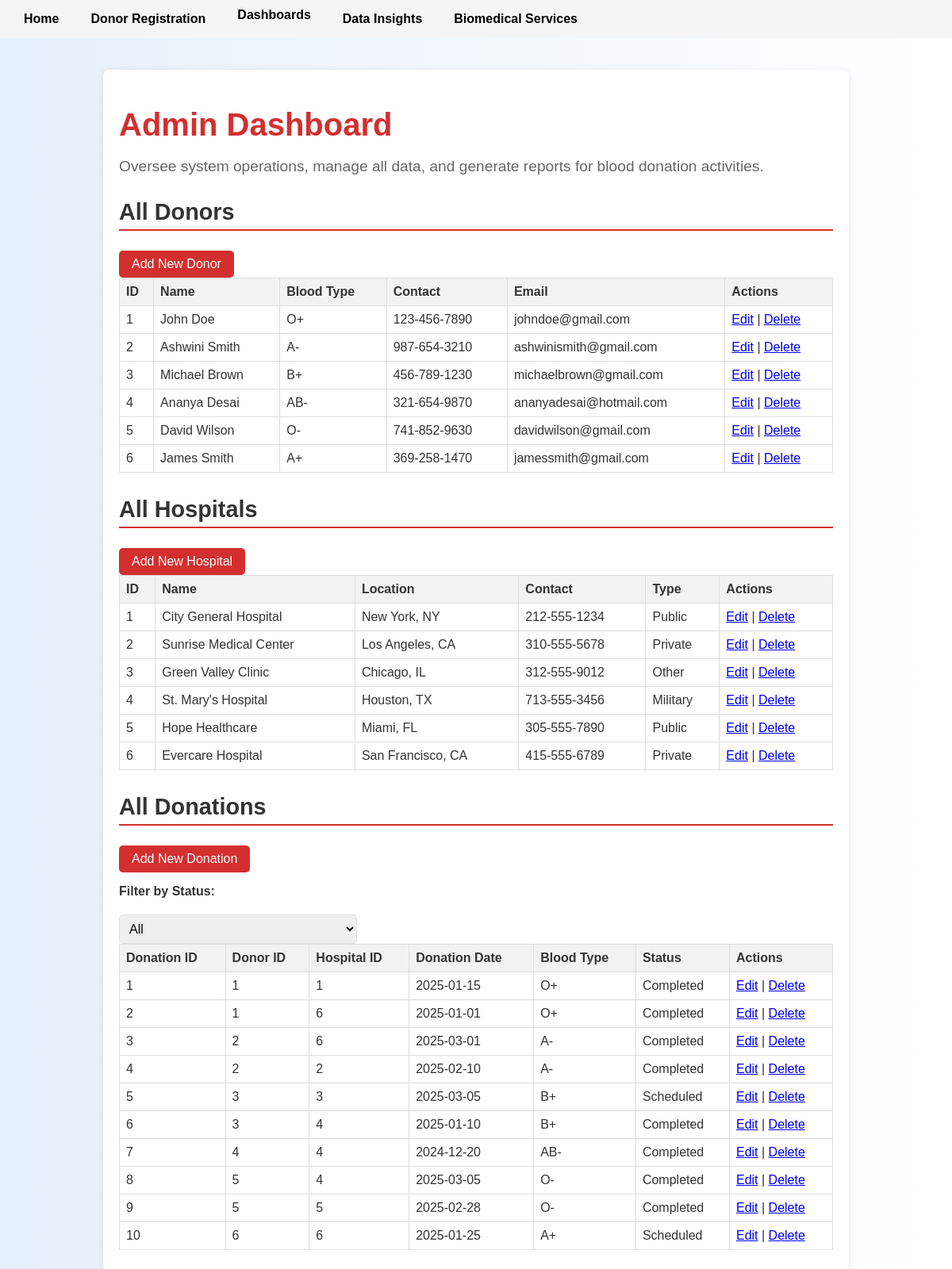
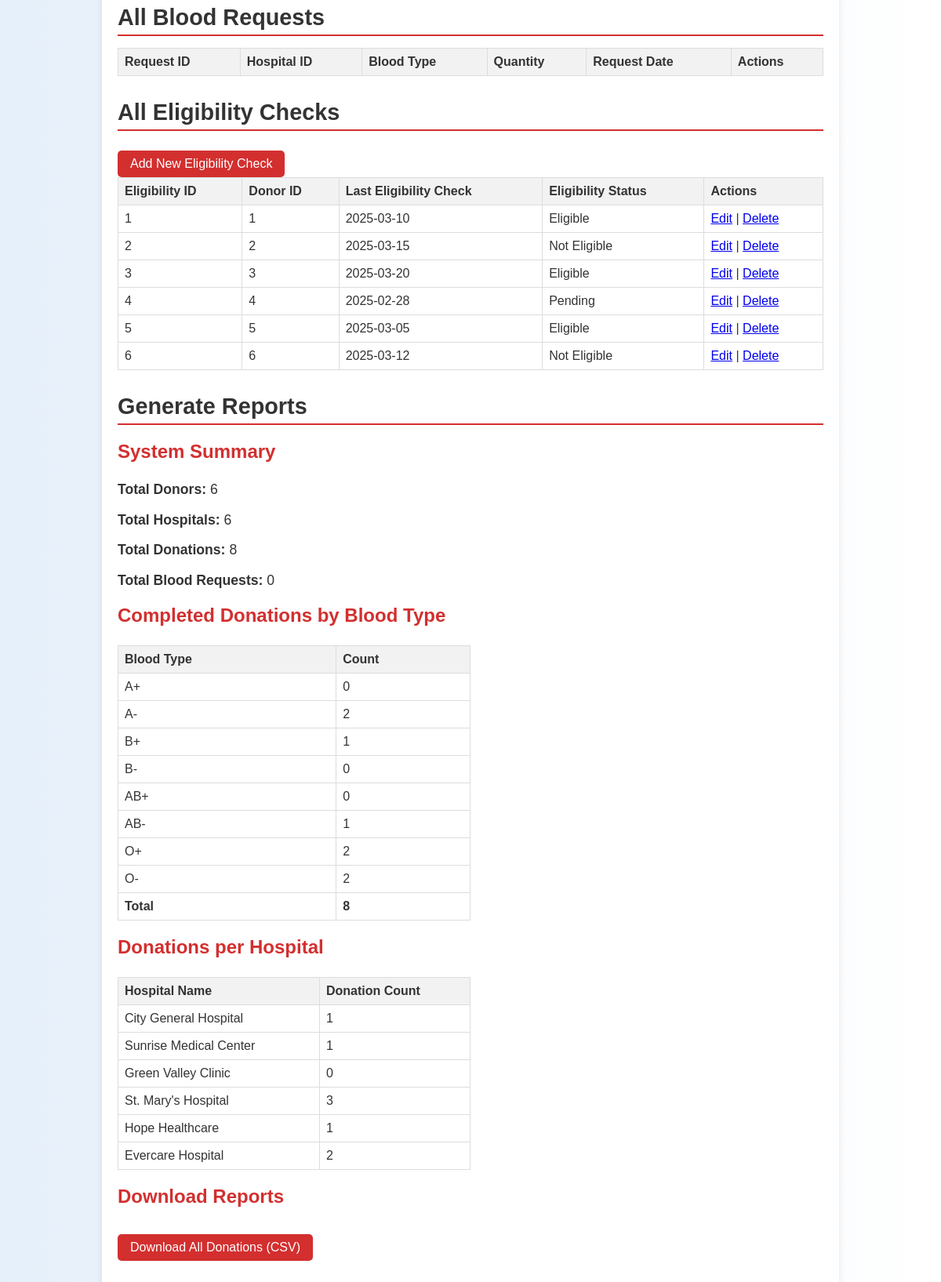
The page /admin on the database its author committed (2 pictures, top to bottom).
### tables this page shows
CREATE TABLE Donors (
    DonorID INTEGER PRIMARY KEY AUTOINCREMENT,
    Name TEXT NOT NULL,
    DateOfBirth DATE NOT NULL,
    BloodType TEXT NOT NULL CHECK (BloodType IN ('A+', 'A-', 'B+', 'B-', 'AB+', 'AB-', 'O+', 'O-')),
    ContactInfo TEXT NOT NULL,
    Email TEXT UNIQUE NOT NULL,
    LastDonationDate DATE
);

CREATE TABLE Hospitals (
    HospitalID INTEGER PRIMARY KEY AUTOINCREMENT,
    Name TEXT NOT NULL,
    Location TEXT NOT NULL,
    ContactInfo TEXT NOT NULL,
    HospitalType TEXT NOT NULL CHECK (HospitalType IN ('Public', 'Private', 'Military', 'Other'))
);

CREATE TABLE Donations (
    DonationID INTEGER PRIMARY KEY AUTOINCREMENT,
    DonorID INTEGER NOT NULL,
    HospitalID INTEGER NOT NULL,
    DonationDate DATE NOT NULL,
    BloodType TEXT NOT NULL,
    Status TEXT NOT NULL CHECK (Status IN ('Completed', 'Scheduled')),
    FOREIGN KEY (DonorID) REFERENCES Donors(DonorID) ON DELETE CASCADE,
    FOREIGN KEY (HospitalID) REFERENCES Hospitals(HospitalID) ON DELETE CASCADE
);

CREATE TABLE DonationEligibility (
    EligibilityID INTEGER PRIMARY KEY AUTOINCREMENT,
    DonorID INTEGER NOT NULL,
    LastEligibilityCheck DATE NOT NULL,
    EligibilityStatus TEXT NOT NULL CHECK (EligibilityStatus IN ('Eligible', 'Not Eligible', 'Pending')),
    FOREIGN KEY (DonorID) REFERENCES Donors(DonorID) ON DELETE CASCADE
);

### app.py (the view)
@app.route('/admin')
def admin_dashboard():
    conn = get_db()
    donors = conn.execute('SELECT * FROM Donors').fetchall()
    hospitals = conn.execute('SELECT * FROM Hospitals').fetchall()
    blood_requests = conn.execute('SELECT * FROM BloodRequests').fetchall()
    donation_eligibility = conn.execute('SELECT * FROM DonationEligibility').fetchall()
    status_filter = request.args.get('status_filter', 'all')
    if status_filter == 'all':
        donations = conn.execute('SELECT * FROM Donations').fetchall()
    else:
        donations = conn.execute('SELECT * FROM Donations WHERE Status = ?', (status_filter,)).fetchall()
    summary = {
        'total_donors': len(donors),
        'total_hospitals': len(hospitals),
        'total_donations': conn.execute("SELECT COUNT(*) FROM Donations WHERE Status = 'Completed'").fetchone()[0],
        'total_blood_requests': len(blood_requests)
    }
    donors_by_blood_type = conn.execute('''
        SELECT Donors.BloodType, COUNT(Donations.DonationID) as Count
        FROM Donors
        JOIN Donations ON Donors.DonorID = Donations.DonorID
        WHERE Donations.Status = 'Completed'
        GROUP BY Donors.BloodType
    ''').fetchall()
    donors_by_blood_type = defaultdict(int, [(row['BloodType'], row['Count']) for row in donors_by_blood_type])
    donations_per_hospital = conn.execute('''
        SELECT Hospitals.Name, COUNT(Donations.DonationID) as DonationCount
        FROM Hospitals
        LEFT JOIN Donations ON Hospitals.HospitalID = Donations.HospitalID AND Donations.Status = 'Completed'
        GROUP BY Hospitals.HospitalID, Hospitals.Name
    ''').fetchall()
    return render_template('admin_dashboard.html', donors=donors, hospitals=hospitals,
                          donations=donations, blood_requests=blood_requests,
                          donation_eligibility=donation_eligibility,
                          summary=summary, donors_by_blood_type=donors_by_blood_type,
                          donations_per_hospital=donations_per_hospital, status_filter=status_filter)

### app.py (called while the page is built)
def get_db():
    conn = sqlite3.connect('database.db')
    conn.row_factory = sqlite3.Row
    return conn

### templates/admin_dashboard.html (shortened to what this page needs)
{% extends "layout.html" %}
{% block content %}
<div class="container">
    <h1>Admin Dashboard</h1>
    <p class="subtitle">Oversee system operations, manage all data, and generate reports for blood donation activities.</p>
    <section class="all-donors">
        <h2>All Donors</h2>
        <a href="{{ url_for('add_donor') }}" class="btn">Add New Donor</a>
        <table>
            <tr>
                <th>ID</th>
                <th>Name</th>
                <th>Blood Type</th>
                <th>Contact</th>
                <th>Email</th>
                <th>Actions</th>
            </tr>
            {% for donor in donors %}
            <tr>
                <td>{{ donor['DonorID'] }}</td>
                <td>{{ donor['Name'] }}</td>
                <td>{{ donor['BloodType'] }}</td>
                <td>{{ donor['ContactInfo'] }}</td>
                <td>{{ donor['Email'] }}</td>
                <td>
                    <a href="{{ url_for('edit_donor', id=donor['DonorID']) }}">Edit</a> |
                    <a href="{{ url_for('delete_donor', id=donor['DonorID']) }}"
                       onclick="return confirm('Do you confirm the deletion of this donor entry? This action cannot be undone.')">Delete</a>
                </td>
            </tr>
            {% endfor %}
        </table>
    </section>
    <section class="all-hospitals">
        <h2>All Hospitals</h2>
        <a href="{{ url_for('add_hospital') }}" class="btn">Add New Hospital</a>
        <table>
            <tr>
                <th>ID</th>
                <th>Name</th>
                <th>Location</th>
                <th>Contact</th>
                <th>Type</th>
                <th>Actions</th>
            </tr>
            {% for hospital in hospitals %}
            <tr>
                <td>{{ hospital['HospitalID'] }}</td>
                <td>{{ hospital['Name'] }}</td>
                <td>{{ hospital['Location'] }}</td>
                <td>{{ hospital['ContactInfo'] }}</td>
                <td>{{ hospital['HospitalType'] }}</td>
                <td>
                    <a href="{{ url_for('edit_hospital', id=hospital['HospitalID']) }}">Edit</a> |
                    <a href="{{ url_for('delete_hospital', id=hospital['HospitalID']) }}"
                       onclick="return confirm('Do you confirm the deletion of this hospital entry? This action cannot be undone.')">Delete</a>
                </td>
            </tr>
            {% endfor %}
        </table>
    </section>
    <section class="all-donations">
        <h2>All Donations</h2>
        <a href="{{ url_for('add_donation') }}" class="btn">Add New Donation</a>
        <form method="GET" action="{{ url_for('admin_dashboard') }}">
            <label for="status_filter">Filter by Status:</label>
            <select name="status_filter" id="status_filter" onchange="this.form.submit()">
                <option value="all" {% if status_filter == 'all' %}selected{% endif %}>All</option>
            </select>
        </form>
        <table>
            <tr>
                <th>Donation ID</th>
                <th>Donor ID</th>
                <th>Hospital ID</th>
                <th>Donation Date</th>
                <th>Blood Type</th>
                <th>Status</th>
                <th>Actions</th>
            </tr>
            {% for donation in donations %}
            <tr>
                <td>{{ donation['DonationID'] }}</td>
                <td>{{ donation['DonorID'] }}</td>
                <td>{{ donation['HospitalID'] }}</td>
                <td>{{ donation['DonationDate'] }}</td>
                <td>{{ donation['BloodType'] }}</td>
                <td>{{ donation['Status'] }}</td>
                <td>
                    <a href="{{ url_for('edit_donation', id=donation['DonationID']) }}">Edit</a> |
                    <a href="{{ url_for('delete_donation', id=donation['DonationID']) }}"
                       onclick="return confirm('Do you confirm the deletion of this donation entry? This action cannot be undone.')">Delete</a>
                </td>
            </tr>
            {% endfor %}
        </table>
    </section>
    <section class="all-blood-requests">
        <h2>All Blood Requests</h2>
        <table>
            <tr>
                <th>Request ID</th>
                <th>Hospital ID</th>
                <th>Blood Type</th>
                <th>Quantity</th>
                <th>Request Date</th>
                <th>Actions</th>
            </tr>
        </table>
    </section>
    <section class="all-eligibility">
        <h2>All Eligibility Checks</h2>
        <a href="{{ url_for('add_eligibility') }}" class="btn">Add New Eligibility Check</a>
        <table>
            <tr>
                <th>Eligibility ID</th>
                <th>Donor ID</th>
                <th>Last Eligibility Check</th>
                <th>Eligibility Status</th>
                <th>Actions</th>
            </tr>
            {% for eligibility in donation_eligibility %}
            <tr>
                <td>{{ eligibility['EligibilityID'] }}</td>
                <td>{{ eligibility['DonorID'] }}</td>
                <td>{{ eligibility['LastEligibilityCheck'] }}</td>
                <td>{{ eligibility['EligibilityStatus'] }}</td>
                <td>
                    <a href="{{ url_for('edit_eligibility', id=eligibility['EligibilityID']) }}">Edit</a> |
                    <a href="{{ url_for('delete_eligibility', id=eligibility['EligibilityID']) }}"
                       onclick="return confirm('Are you sure you want to delete?')">Delete</a>
                </td>
            </tr>
            {% endfor %}
        </table>
    </section>
    <section class="reports">
        <h2>Generate Reports</h2>
        <h3>System Summary</h3>
        <p><strong>Total Donors:</strong> {{ summary.total_donors }}</p>
        <p><strong>Total Hospitals:</strong> {{ summary.total_hospitals }}</p>
        <p><strong>Total Donations:</strong> {{ summary.total_donations }}</p>
        <p><strong>Total Blood Requests:</strong> {{ summary.total_blood_requests }}</p>
        <h3>Completed Donations by Blood Type</h3>
        <table>
            <tr>
                <th>Blood Type</th>
                <th>Count</th>
            </tr>
            {% for blood_type in ['A+', 'A-', 'B+', 'B-', 'AB+', 'AB-', 'O+', 'O-'] %}
            <tr>
                <td>{{ blood_type }}</td>
                <td>{{ donors_by_blood_type[blood_type] }}</td>
            </tr>
            {% endfor %}
            <tr>
                <td><strong>Total</strong></td>
                <td><strong>{{ donors_by_blood_type.values() | sum }}</strong></td>
            </tr>
        </table>
        <h3>Donations per Hospital</h3>
        <table>
            <tr>
                <th>Hospital Name</th>
                <th>Donation Count</th>
            </tr>
            {% for hospital, count in donations_per_hospital %}
            <tr>
                <td>{{ hospital }}</td>
                <td>{{ count }}</td>
            </tr>
            {% endfor %}
        </table>
        <h3>Download Reports</h3>
        <a href="{{ url_for('download_donations_report') }}" class="btn">Download All Donations (CSV)</a>
    </section>
</div>
{% endblock %}

### static/css/style.css (style rules this page uses)
body { font-family: 'Helvetica', Arial, sans-serif; margin: 0; padding: 0; background: linear-gradient(to right, #e6f0fa, #ffffff); color: #333; }
.container { max-width: 900px; margin: 40px auto; padding: 20px; background-color: #ffffff; box-shadow: 0 2px 10px rgba(0, 0, 0, 0.1); border-radius: 8px; }
h1 { font-size: 2.5em; color: #d32f2f; margin-bottom: 10px; }
.subtitle { font-size: 1.2em; color: #666; margin-bottom: 30px; }
h2 { font-size: 1.8em; color: #333; margin-top: 30px; margin-bottom: 15px; border-bottom: 2px solid #d32f2f; padding-bottom: 5px; }
form label { display: block; margin: 15px 0; font-weight: bold; }
form input[type="text"], form input[type="email"], form input[type="date"], form select { width: 100%; max-width: 300px; padding: 8px; margin-top: 5px; border: 1px solid #ddd; border-radius: 5px; font-size: 1em; }
.btn { display: inline-block; margin-top: 10px; padding: 8px 16px; background-color: #d32f2f; color: #ffffff; text-decoration: none; border-radius: 5px; transition: background-color 0.3s ease; }
table { border-collapse: collapse; width: 100%; }
th, td { border: 1px solid #ddd; padding: 8px; text-align: left; }
th { background-color: #f2f2f2; }
.all-donors, .all-hospitals, .all-donations, .all-blood-requests, .reports { margin-bottom: 30px; }
.reports h3 { font-size: 1.5em; color: #d32f2f; margin-top: 20px; }
.reports p { font-size: 1.1em; color: #333; }
.reports table { margin-top: 10px; width: 50%; }

### rows shown on the page
Donors: DonorID "1", Name "John Doe", BloodType "O+", ContactInfo "123-456-7890", Email "johndoe@gmail.com"
Donors: DonorID "2", Name "Ashwini Smith", BloodType "A-", ContactInfo "987-654-3210", Email "ashwinismith@gmail.com"
Donors: DonorID "3", Name "Michael Brown", BloodType "B+", ContactInfo "456-789-1230", Email "michaelbrown@gmail.com"
Donors: DonorID "4", Name "Ananya Desai", BloodType "AB-", ContactInfo "321-654-9870", Email "ananyadesai@hotmail.com"
Donors: DonorID "5", Name "David Wilson", BloodType "O-", ContactInfo "741-852-9630", Email "davidwilson@gmail.com"
Donors: DonorID "6", Name "James Smith", BloodType "A+", ContactInfo "369-258-1470", Email "jamessmith@gmail.com"
Hospitals: HospitalID "1", Name "City General Hospital", Location "New York, NY", ContactInfo "212-555-1234", HospitalType "Public"
Hospitals: HospitalID "2", Name "Sunrise Medical Center", Location "Los Angeles, CA", ContactInfo "310-555-5678", HospitalType "Private", count "1"
Hospitals: HospitalID "3", Name "Green Valley Clinic", Location "Chicago, IL", ContactInfo "312-555-9012", HospitalType "Other", count "0"
Hospitals: HospitalID "4", Name "St. Mary's Hospital", Location "Houston, TX", ContactInfo "713-555-3456", HospitalType "Military", count "3"
Hospitals: HospitalID "5", Name "Hope Healthcare", Location "Miami, FL", ContactInfo "305-555-7890", HospitalType "Public", count "1"
Hospitals: HospitalID "6", Name "Evercare Hospital", Location "San Francisco, CA", ContactInfo "415-555-6789", HospitalType "Private", count "2"
Donations: DonationID "1", DonorID "1", HospitalID "1", DonationDate "2025-01-15", BloodType "O+", Status "Completed"
Donations: DonationID "2", DonorID "1", HospitalID "6", DonationDate "2025-01-01", BloodType "O+", Status "Completed"
Donations: DonationID "3", DonorID "2", HospitalID "6", DonationDate "2025-03-01", BloodType "A-", Status "Completed"
Donations: DonationID "4", DonorID "2", HospitalID "2", DonationDate "2025-02-10", BloodType "A-", Status "Completed"
Donations: DonationID "5", DonorID "3", HospitalID "3", DonationDate "2025-03-05", BloodType "B+", Status "Scheduled"
Donations: DonationID "6", DonorID "3", HospitalID "4", DonationDate "2025-01-10", BloodType "B+", Status "Completed"
Donations: DonationID "7", DonorID "4", HospitalID "4", DonationDate "2024-12-20", BloodType "AB-", Status "Completed"
Donations: DonationID "8", DonorID "5", HospitalID "4", DonationDate "2025-03-05", BloodType "O-", Status "Completed"
Donations: DonationID "9", DonorID "5", HospitalID "5", DonationDate "2025-02-28", BloodType "O-", Status "Completed"
Donations: DonationID "10", DonorID "6", HospitalID "6", DonationDate "2025-01-25", BloodType "A+", Status "Scheduled"
DonationEligibility: EligibilityID "1", DonorID "1", LastEligibilityCheck "2025-03-10", EligibilityStatus "Eligible"
DonationEligibility: EligibilityID "2", DonorID "2", LastEligibilityCheck "2025-03-15", EligibilityStatus "Not Eligible"
DonationEligibility: EligibilityID "3", DonorID "3", LastEligibilityCheck "2025-03-20", EligibilityStatus "Eligible"
DonationEligibility: EligibilityID "4", DonorID "4", LastEligibilityCheck "2025-02-28", EligibilityStatus "Pending"
DonationEligibility: EligibilityID "5", DonorID "5", LastEligibilityCheck "2025-03-05", EligibilityStatus "Eligible"
DonationEligibility: EligibilityID "6", DonorID "6", LastEligibilityCheck "2025-03-12", EligibilityStatus "Not Eligible"

### other values the page prints
{{ summary.total_donors }} "6"
{{ summary.total_hospitals }} "6"
{{ summary.total_donations }} "8"
{{ summary.total_blood_requests }} "0"
{{ blood_type }} "A+" "A-" "B+" "B-" "AB+" "AB-" "O+" "O-"
{{ donors_by_blood_type[blood_type] }} "0" "2" "1" "0" "0" "1" "2" "2"
{{ donors_by_blood_type.values() | sum }} "8"
